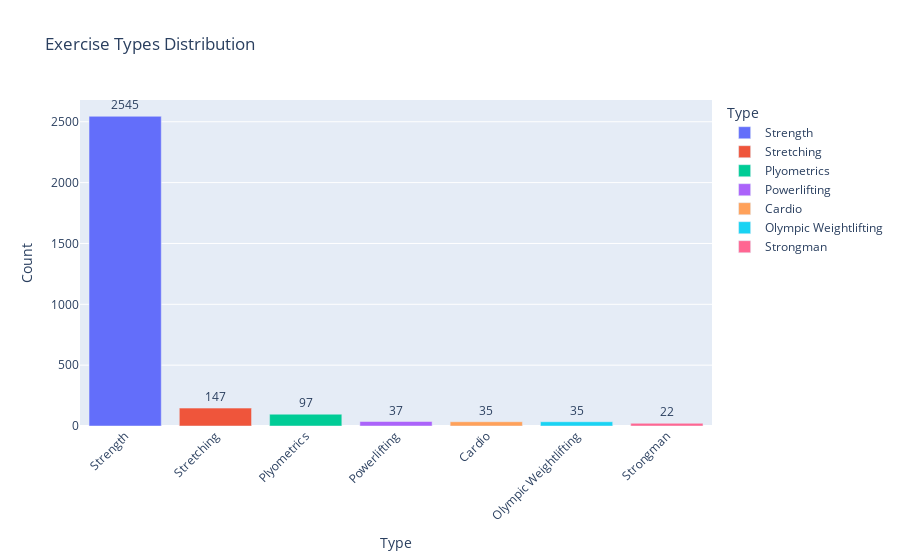

Write notebook code for a chart like this one.
### Code cell
pyo.init_notebook_mode(connected=True)

type_counts = df['Type'].value_counts().reset_index()
type_counts.columns = ['Type', 'Count']

fig = px.bar(type_counts, x='Type', y='Count', title='Exercise Types Distribution',
             color='Type', text='Count')

fig.update_traces(textposition='outside')
fig.update_layout(xaxis_tickangle=-45)

pyo.iplot(fig)

### Figure 1 — Plotly figure (JSON) as saved in the notebook; plotly's stock layout.template omitted (floating-point values rounded to 4 significant figures)
{"data": [{"hovertemplate": "Type=%{x}<br>Count=%{text}<extra></extra>", "legendgroup": "Strength", "marker": {"color": "#636efa", "pattern": {"shape": ""}}, "name": "Strength", "orientation": "v", "showlegend": true, "text": [2545.0], "textposition": "outside", "type": "bar", "x": ["Strength"], "xaxis": "x", "y": [2545], "yaxis": "y"}, {"hovertemplate": "Type=%{x}<br>Count=%{text}<extra></extra>", "legendgroup": "Stretching", "marker": {"color": "#EF553B", "pattern": {"shape": ""}}, "name": "Stretching", "orientation": "v", "showlegend": true, "text": [147.0], "textposition": "outside", "type": "bar", "x": ["Stretching"], "xaxis": "x", "y": [147], "yaxis": "y"}, {"hovertemplate": "Type=%{x}<br>Count=%{text}<extra></extra>", "legendgroup": "Plyometrics", "marker": {"color": "#00cc96", "pattern": {"shape": ""}}, "name": "Plyometrics", "orientation": "v", "showlegend": true, "text": [97.0], "textposition": "outside", "type": "bar", "x": ["Plyometrics"], "xaxis": "x", "y": [97], "yaxis": "y"}, {"hovertemplate": "Type=%{x}<br>Count=%{text}<extra></extra>", "legendgroup": "Powerlifting", "marker": {"color": "#ab63fa", "pattern": {"shape": ""}}, "name": "Powerlifting", "orientation": "v", "showlegend": true, "text": [37.0], "textposition": "outside", "type": "bar", "x": ["Powerlifting"], "xaxis": "x", "y": [37], "yaxis": "y"}, {"hovertemplate": "Type=%{x}<br>Count=%{text}<extra></extra>", "legendgroup": "Cardio", "marker": {"color": "#FFA15A", "pattern": {"shape": ""}}, "name": "Cardio", "orientation": "v", "showlegend": true, "text": [35.0], "textposition": "outside", "type": "bar", "x": ["Cardio"], "xaxis": "x", "y": [35], "yaxis": "y"}, {"hovertemplate": "Type=%{x}<br>Count=%{text}<extra></extra>", "legendgroup": "Olympic Weightlifting", "marker": {"color": "#19d3f3", "pattern": {"shape": ""}}, "name": "Olympic Weightlifting", "orientation": "v", "showlegend": true, "text": [35.0], "textposition": "outside", "type": "bar", "x": ["Olympic Weightlifting"], "xaxis": "x", "y": [35], "yaxis": "y"}, {"hovertemplate": "Type=%{x}<br>Count=%{text}<extra></extra>", "legendgroup": "Strongman", "marker": {"color": "#FF6692", "pattern": {"shape": ""}}, "name": "Strongman", "orientation": "v", "showlegend": true, "text": [22.0], "textposition": "outside", "type": "bar", "x": ["Strongman"], "xaxis": "x", "y": [22], "yaxis": "y"}], "layout": {"barmode": "relative", "legend": {"title": {"text": "Type"}, "tracegroupgap": 0}, "title": {"text": "Exercise Types Distribution"}, "xaxis": {"anchor": "y", "categoryarray": ["Strength", "Stretching", "Plyometrics", "Powerlifting", "Cardio", "Olympic Weightlifting", "Strongman"], "categoryorder": "array", "domain": [0, 1], "tickangle": -45, "title": {"text": "Type"}}, "yaxis": {"anchor": "x", "domain": [0, 1], "title": {"text": "Count"}}}}
